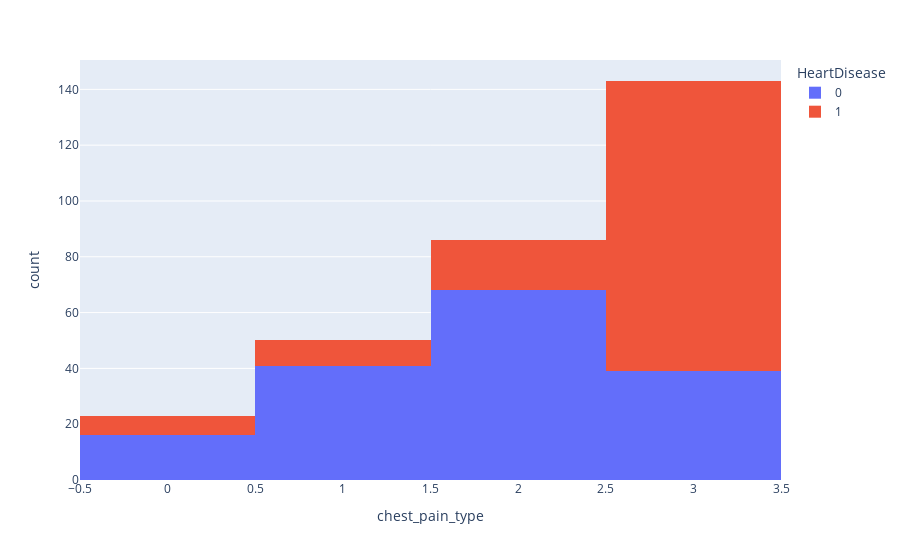

This figure's notebook cell:
### Markdown cell above
### ChestPainType vs HeartDisease

### Code cell
px.histogram(heart_df,x='chest_pain_type', color = 'HeartDisease')
# chest_pain_type'3: 'asymptomatic', 1:'atypical_angina',2: 'non_agina_pain', 0:'typical_angina'

### Figure 1 — Plotly figure (JSON) as saved in the notebook; plotly's stock layout.template omitted (floating-point values rounded to 4 significant figures; data arrays with more than 128 entries replaced by an {"elided": "..."} marker saying what was removed)
{"data": [{"alignmentgroup": "True", "bingroup": "x", "hovertemplate": "HeartDisease=0<br>chest_pain_type=%{x}<br>count=%{y}<extra></extra>", "legendgroup": "0", "marker": {"color": "#636efa", "pattern": {"shape": ""}}, "name": "0", "offsetgroup": "0", "orientation": "v", "showlegend": true, "type": "histogram", "x": {"elided": "164 int values"}, "xaxis": "x", "yaxis": "y"}, {"alignmentgroup": "True", "bingroup": "x", "hovertemplate": "HeartDisease=1<br>chest_pain_type=%{x}<br>count=%{y}<extra></extra>", "legendgroup": "1", "marker": {"color": "#EF553B", "pattern": {"shape": ""}}, "name": "1", "offsetgroup": "1", "orientation": "v", "showlegend": true, "type": "histogram", "x": {"elided": "138 int values"}, "xaxis": "x", "yaxis": "y"}], "layout": {"autosize": true, "barmode": "relative", "legend": {"title": {"text": "HeartDisease"}, "tracegroupgap": 0}, "margin": {"t": 60}, "xaxis": {"anchor": "y", "autorange": true, "domain": [0, 1], "range": [-0.5, 3.5], "title": {"text": "chest_pain_type"}, "type": "linear"}, "yaxis": {"anchor": "x", "autorange": true, "domain": [0, 1], "range": [0, 150.5], "title": {"text": "count"}}}}
